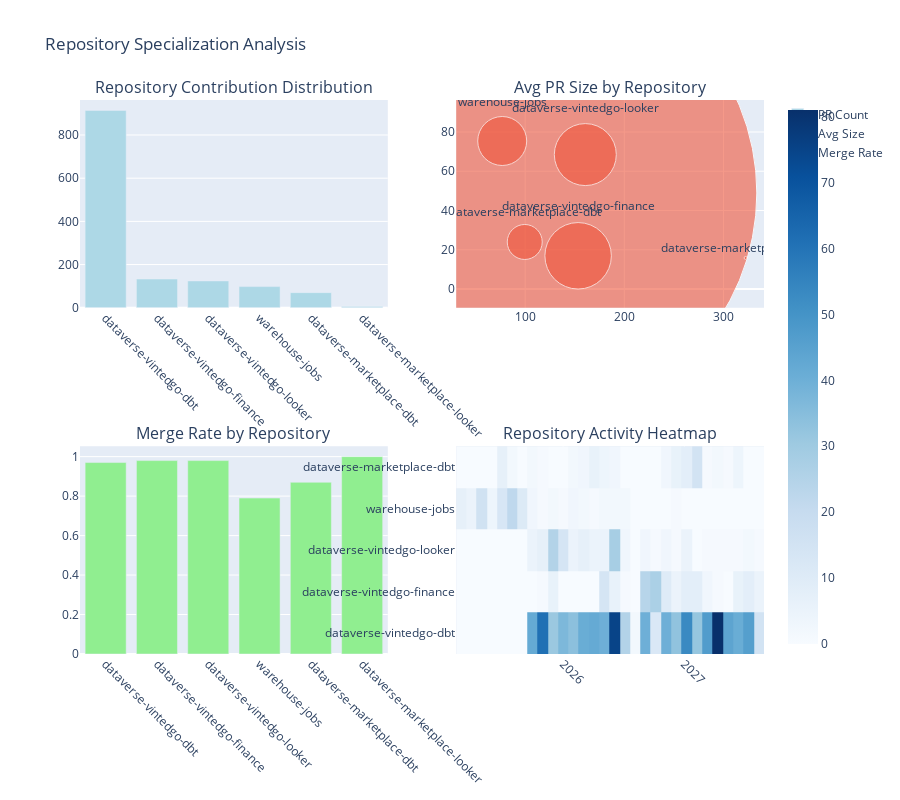

Source (notebook cell):
### Code cell
# Repository specialization visualization
fig = make_subplots(
    rows=2, cols=2,
    subplot_titles=('Repository Contribution Distribution', 'Avg PR Size by Repository', 
                   'Merge Rate by Repository', 'Repository Activity Heatmap')
)

# Top 15 repositories by PR count
top_repos = repo_analysis.head(15)

# Contribution distribution (treemap style as bar chart)
fig.add_trace(go.Bar(x=top_repos.index, y=top_repos['Total_PRs'],
                    name="PR Count", marker_color='lightblue'),
              row=1, col=1)

# Average PR size by repository  
fig.add_trace(go.Scatter(x=top_repos['Avg_Additions'], y=top_repos['Avg_Deletions'],
                        mode='markers+text', text=top_repos.index,
                        textposition="top center", name="Avg Size",
                        marker=dict(size=top_repos['Total_PRs']/2, opacity=0.6)),
              row=1, col=2)

# Merge rate by repository
fig.add_trace(go.Bar(x=top_repos.index, y=top_repos['Merge_Rate'],
                    name="Merge Rate", marker_color='lightgreen'),
              row=2, col=1)

# Monthly activity heatmap for top 5 repos
top_5_repos = df['repo_short'].value_counts().head(5).index
heatmap_data = []
months = sorted(df['created_year_month'].unique())

for repo in top_5_repos:
    repo_monthly = df[df['repo_short'] == repo].groupby('created_year_month').size()
    repo_row = [repo_monthly.get(month, 0) for month in months]
    heatmap_data.append(repo_row)

fig.add_trace(go.Heatmap(z=heatmap_data, 
                        x=[str(m) for m in months][-12:],  # Last 12 months
                        y=list(top_5_repos),
                        colorscale='Blues', name="Activity"),
              row=2, col=2)

fig.update_layout(height=800, title_text="Repository Specialization Analysis")
fig.update_xaxes(tickangle=45, row=1, col=1)
fig.update_xaxes(tickangle=45, row=2, col=1)
fig.update_xaxes(tickangle=45, row=2, col=2)
fig.show()

### Figure 1 — Plotly figure (JSON) as saved in the notebook; plotly's stock layout.template omitted (floating-point values rounded to 4 significant figures; data arrays with more than 128 entries replaced by an {"elided": "..."} marker saying what was removed)
{"data": [{"marker": {"color": "lightblue"}, "name": "PR Count", "type": "bar", "x": ["dataverse-vintedgo-dbt", "dataverse-vintedgo-finance", "dataverse-vintedgo-looker", "warehouse-jobs", "dataverse-marketplace-dbt", "dataverse-marketplace-looker"], "xaxis": "x", "y": [914, 133, 124, 98, 70, 6], "yaxis": "y"}, {"marker": {"opacity": 0.6, "size": [457.0, 66.5, 62.0, 49.0, 35.0, 3.0]}, "mode": "markers+text", "name": "Avg Size", "text": ["dataverse-vintedgo-dbt", "dataverse-vintedgo-finance", "dataverse-vintedgo-looker", "warehouse-jobs", "dataverse-marketplace-dbt", "dataverse-marketplace-looker"], "textposition": "top center", "type": "scatter", "x": [103.2, 153.4, 160.6, 76.82, 99.54, 322.3], "xaxis": "x2", "y": [48.91, 16.92, 68.49, 75.4, 23.96, 15.83], "yaxis": "y2"}, {"marker": {"color": "lightgreen"}, "name": "Merge Rate", "type": "bar", "x": ["dataverse-vintedgo-dbt", "dataverse-vintedgo-finance", "dataverse-vintedgo-looker", "warehouse-jobs", "dataverse-marketplace-dbt", "dataverse-marketplace-looker"], "xaxis": "x3", "y": [0.97, 0.98, 0.98, 0.79, 0.87, 1.0], "yaxis": "y3"}, {"colorscale": [[0, "rgb(247,251,255)"], [0.125, "rgb(222,235,247)"], [0.25, "rgb(198,219,239)"], [0.375, "rgb(158,202,225)"], [0.5, "rgb(107,174,214)"], [0.625, "rgb(66,146,198)"], [0.75, "rgb(33,113,181)"], [0.875, "rgb(8,81,156)"], [1, "rgb(8,48,107)"]], "name": "Activity", "type": "heatmap", "x": ["2025-03", "2025-04", "2025-05", "2025-06", "2025-07", "2025-08", "2025-09", "2025-10", "2025-11", "2025-12", "2026-01", "2026-02"], "xaxis": "x4", "y": ["dataverse-vintedgo-dbt", "dataverse-vintedgo-finance", "dataverse-vintedgo-looker", "warehouse-jobs", "dataverse-marketplace-dbt"], "yaxis": "y4", "z": {"elided": "5x30 int values"}}], "layout": {"annotations": [{"font": {"size": 16}, "showarrow": false, "text": "Repository Contribution Distribution", "x": 0.225, "xanchor": "center", "xref": "paper", "y": 1, "yanchor": "bottom", "yref": "paper"}, {"font": {"size": 16}, "showarrow": false, "text": "Avg PR Size by Repository", "x": 0.775, "xanchor": "center", "xref": "paper", "y": 1, "yanchor": "bottom", "yref": "paper"}, {"font": {"size": 16}, "showarrow": false, "text": "Merge Rate by Repository", "x": 0.225, "xanchor": "center", "xref": "paper", "y": 0.375, "yanchor": "bottom", "yref": "paper"}, {"font": {"size": 16}, "showarrow": false, "text": "Repository Activity Heatmap", "x": 0.775, "xanchor": "center", "xref": "paper", "y": 0.375, "yanchor": "bottom", "yref": "paper"}], "height": 800, "title": {"text": "Repository Specialization Analysis"}, "xaxis": {"anchor": "y", "domain": [0, 0.45], "tickangle": 45}, "xaxis2": {"anchor": "y2", "domain": [0.55, 1]}, "xaxis3": {"anchor": "y3", "domain": [0, 0.45], "tickangle": 45}, "xaxis4": {"anchor": "y4", "domain": [0.55, 1], "tickangle": 45}, "yaxis": {"anchor": "x", "domain": [0.625, 1]}, "yaxis2": {"anchor": "x2", "domain": [0.625, 1]}, "yaxis3": {"anchor": "x3", "domain": [0, 0.375]}, "yaxis4": {"anchor": "x4", "domain": [0, 0.375]}}}
